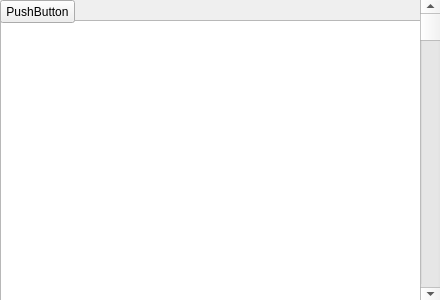
<?xml version="1.0" encoding="UTF-8"?>
<ui version="4.0">
 <class>Form</class>
 <widget class="QWidget" name="Form">
  <property name="geometry">
   <rect>
    <x>0</x>
    <y>0</y>
    <width>440</width>
    <height>300</height>
   </rect>
  </property>
  <property name="windowTitle">
   <string>Form</string>
  </property>
  <widget class="QPlainTextEdit" name="plainTextEdit">
   <property name="geometry">
    <rect>
     <x>0</x>
     <y>20</y>
     <width>421</width>
     <height>281</height>
    </rect>
   </property>
  </widget>
  <widget class="QScrollBar" name="verticalScrollBar">
   <property name="geometry">
    <rect>
     <x>420</x>
     <y>0</y>
     <width>21</width>
     <height>301</height>
    </rect>
   </property>
   <property name="orientation">
    <enum>Qt::Vertical</enum>
   </property>
  </widget>
  <widget class="QPushButton" name="pushButton">
   <property name="geometry">
    <rect>
     <x>0</x>
     <y>0</y>
     <width>75</width>
     <height>23</height>
    </rect>
   </property>
   <property name="text">
    <string>PushButton</string>
   </property>
  </widget>
 </widget>
 <resources/>
 <connections/>
</ui>
